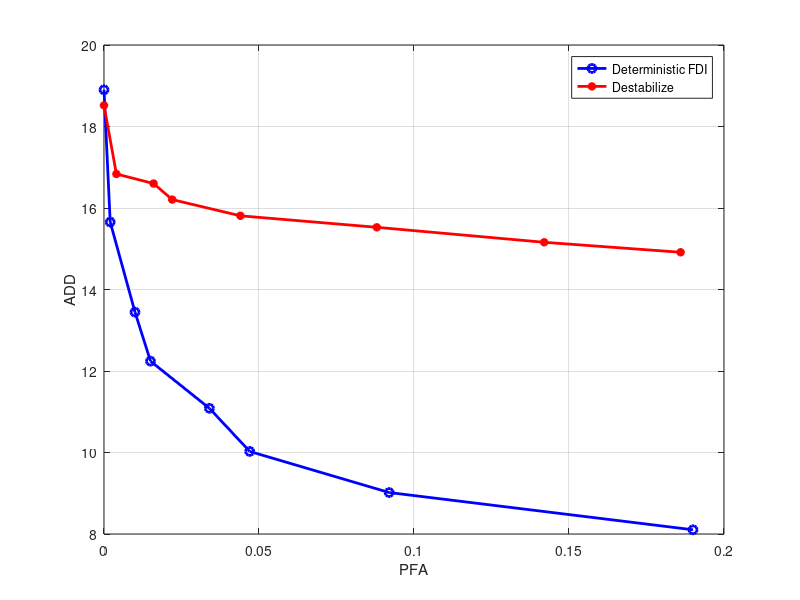
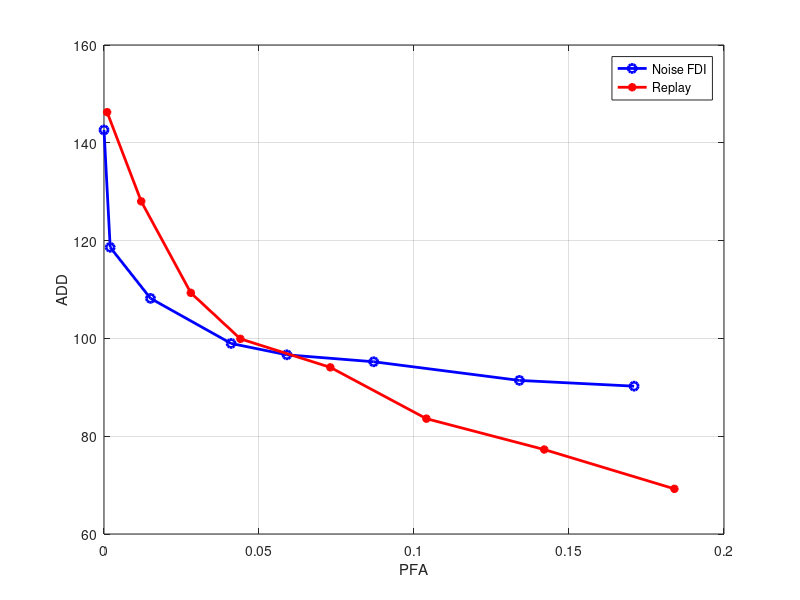

Recreate these plots in MATLAB, in order.
% Plot PFA-ADD curve
clc; clear; close all;
%%
% fdi_d
add1 = [8.1037 9.0176 10.0262 11.0849 12.2416 13.4444 15.6553 18.8999];
pfa1 = [0.190 0.092 0.047 0.034 0.015 0.01 0.002 0];

%fdi_n
add2 = [90.2316 91.4088 95.2234 96.644 98.9666 108.1858 118.6273 142.6240];
pfa2 = [0.171 0.134 0.087 0.059 0.041 0.015 0.002 0];

%replay
add3 = [69.2341 77.2751 83.5837 94.0831 99.9059 109.32 128.0304 146.2623];
pfa3 = 1e-3*[184 142 104 73 44 28 12 1];

%destable
add4 = [14.914 15.1585 15.5263 15.8086 16.2065 16.5996 16.8353 18.518];
pfa4 = 1e-3*[186 142 88 44 22 16 4 0];

%%
figure
plot(pfa1,add1,'bo-','LineWidth',2);
grid on
hold on
plot(pfa4,add4,'r*-','LineWidth',2);
xlabel('PFA')
ylabel('ADD')
legend('Deterministic FDI','Destabilize')

figure
plot(pfa2,add2,'bo-','LineWidth',2);
grid on
hold on
plot(pfa3,add3,'r*-','LineWidth',2);
xlabel('PFA')
ylabel('ADD')
legend('Noise FDI','Replay')